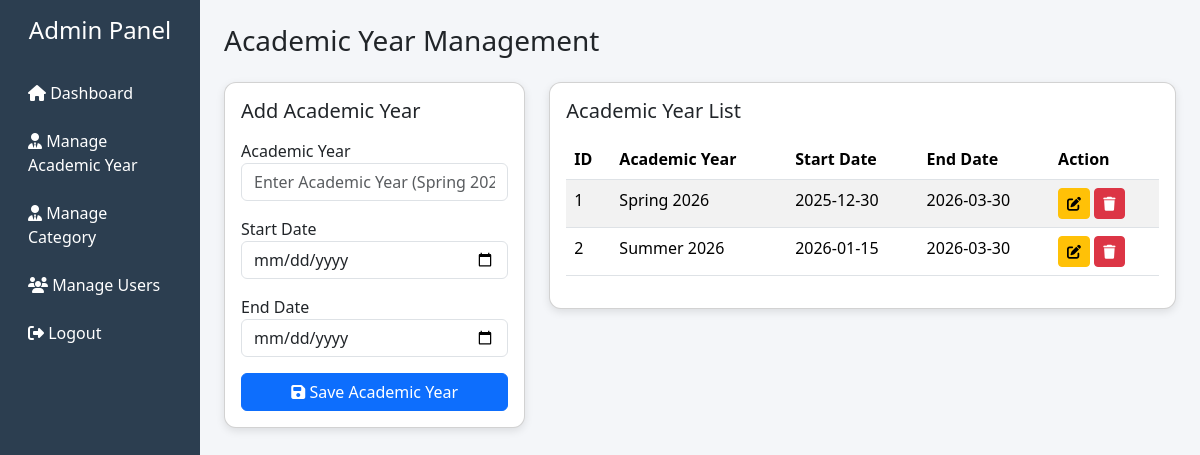
Screenshot of /academic_year_register.php (signed in) with the database file from the repository.
### tables this page shows
CREATE TABLE `tblacademicyear` (
  `academicyearid` int(11) NOT NULL,
  `yearname` varchar(50) NOT NULL,
  `submission_closure_date` date NOT NULL,
  `final_closure_date` date NOT NULL
);

### academic_year_register.php (the view, shortened to what this page needs)
<?php
require_once("include/connect.php");
?>
<!DOCTYPE html>
<html lang="en">
<head>
    <link href="https://cdn.jsdelivr.net/npm/bootstrap@5.3.2/dist/css/bootstrap.min.css" rel="stylesheet">
    <link rel="stylesheet" href="https://cdnjs.cloudflare.com/ajax/libs/font-awesome/6.5.0/css/all.min.css">
    <link rel="stylesheet" href="assets/css/style.css">
</head>
<body>
    <div class="container-fluid">
        <div class="row">
            <div class="col-lg-2 col-md-3 sidebar p-3">
                <h4 class="text-center mb-4">Admin Panel</h4>
                <a href="student_contribution.php"><i class="fa fa-home"></i> Dashboard</a>
                <a href="academic_year_register.php"><i class="fa fa-user-tie"></i> Manage Academic Year</a>
                <a href="category_register.php"><i class="fa fa-user-tie"></i> Manage Category</a>
                <a href="register.php"><i class="fa fa-users"></i> Manage Users</a>
                <a href="logout.php"><i class="fa fa-sign-out-alt"></i> Logout</a>
            </div>
            <div class="col-lg-10 col-md-9 p-4">
                <h3 class="mb-4">Academic Year Management</h3>
                <div class="row">
                    <div class="col-lg-4 col-md-12 mb-4">
                        <div class="card p-3">
                            <h5 class="mb-3">Add Academic Year</h5>
                            <form method="POST" action="#">
                                <div class="mb-3">
                                    <label>Academic Year</label>
                                    <input type="text" name="txtacademicyear" class="form-control"
                                        placeholder="Enter Academic Year (Spring 2026)" required>
                                </div>
                                <div class="mb-3">
                                    <label>Start Date</label>
                                    <input type="date" name="txtsubmission" class="form-control" required>
                                </div>
                                <div class="mb-3">
                                    <label>End Date</label>
                                    <input type="date" name="txtfinal" class="form-control" required>
                                </div>
                                <button type="submit" name="btnsubmit" class="btn btn-primary w-100">
                                    <i class="fa fa-save"></i> Save Academic Year
                                </button>
                            </form>
                        </div>
                    </div>
                    <div class="col-lg-8 col-md-12">
                        <div class="card p-3">
                            <h5 class="mb-3">Academic Year List</h5>
                            <div class="table-responsive">
                                <table class="table table-striped">
                                    <thead>
                                        <tr>
                                            <th>ID</th>
                                            <th>Academic Year</th>
                                            <th>Start Date</th>
                                            <th>End Date</th>
                                            <th>Action</th>
                                        </tr>
                                    </thead>
                                    <tbody>
                                            <?php
                                            $qry = mysqli_query($connection, "SELECT * FROM tblacademicyear");
                                            $count = mysqli_num_rows($qry);
                                            for ($i = 0; $i < $count; $i++) {
                                                $row = mysqli_fetch_array($qry);
                                                ?>
                                            <tr>
                                                <td><?php echo $row["academicyearid"]; ?></td>
                                                <td><?php echo $row["yearname"]; ?></td>
                                                <td><?php echo $row["submission_closure_date"]; ?></td>
                                                <td><?php echo $row["final_closure_date"]; ?></td>
                                                <td>
                                                    <a href="academic_year_update.php?id=<?php echo $row['academicyearid']; ?>"
                                                        class="btn btn-sm btn-warning">
                                                        <i class="fa fa-edit"></i>
                                                    </a>
                                                    <a href="academic_year_delete.php?id=<?php echo $row['academicyearid']; ?>"
                                                        class="btn btn-sm btn-danger"
                                                        onclick="return confirm('Are you sure you want to delete this record?')">
                                                        <i class="fa fa-trash"></i>
                                                    </a>
                                                </td>
                                            </tr>
                                            <?php
                                            }
                                            ?>
                                    </tbody>
                                </table>
                            </div>
                        </div>
                    </div>
                </div>
            </div>
        </div>
    </div>
</body>
</html>

### assets/css/style.css (style rules this page uses)
body { background:#f4f6f9; }
.sidebar { height:100vh; background:#2c3e50; color:white; }
.sidebar a { color:white; display:block; padding:12px; text-decoration:none; }
.card { border-radius:12px; box-shadow:0 3px 8px rgba(0,0,0,0.1); }

### rows the page displays
tblacademicyear: academicyearid "1", yearname "Spring 2026", submission_closure_date "2025-12-30", final_closure_date "2026-03-30"
tblacademicyear: academicyearid "2", yearname "Summer 2026", submission_closure_date "2026-01-15", final_closure_date "2026-03-30"
